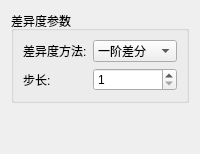
            <widget class="QWidget" name="chromatographyDifferencePage">
             <layout class="QVBoxLayout" name="chromatographyDifferenceLayout">
              <item>
               <widget class="QGroupBox" name="chromatographyDifferenceParamsGroup">
                <property name="title">
                 <string>差异度参数</string>
                </property>
                <layout class="QFormLayout" name="chromatographyDifferenceParamsLayout">
                 <item row="0" column="0">
                  <widget class="QLabel" name="chromatographyDifferenceMethodLabel">
                   <property name="text">
                    <string>差异度方法:</string>
                   </property>
                  </widget>
                 </item>
                 <item row="0" column="1">
                  <widget class="QComboBox" name="chromatographyDifferenceMethodComboBox">
                   <item>
                    <property name="text">
                     <string>一阶差分</string>
                    </property>
                   </item>
                   <item>
                    <property name="text">
                     <string>二阶差分</string>
                    </property>
                   </item>
                  </widget>
                 </item>
                 <item row="1" column="0">
                  <widget class="QLabel" name="chromatographyDifferenceStepLabel">
                   <property name="text">
                    <string>步长:</string>
                   </property>
                  </widget>
                 </item>
                 <item row="1" column="1">
                  <widget class="QSpinBox" name="chromatographyDifferenceStepSpinBox">
                   <property name="minimum">
                    <number>1</number>
                   </property>
                   <property name="maximum">
                    <number>10</number>
                   </property>
                   <property name="value">
                    <number>1</number>
                   </property>
                  </widget>
                 </item>
                </layout>
               </widget>
              </item>
              <item>
               <spacer name="chromatographyDifferenceSpacer">
                <property name="orientation">
                 <enum>Qt::Vertical</enum>
                </property>
                <property name="sizeHint" stdset="0">
                 <size>
                  <width>20</width>
                  <height>40</height>
                 </size>
                </property>
               </spacer>
              </item>
             </layout>
            </widget>
